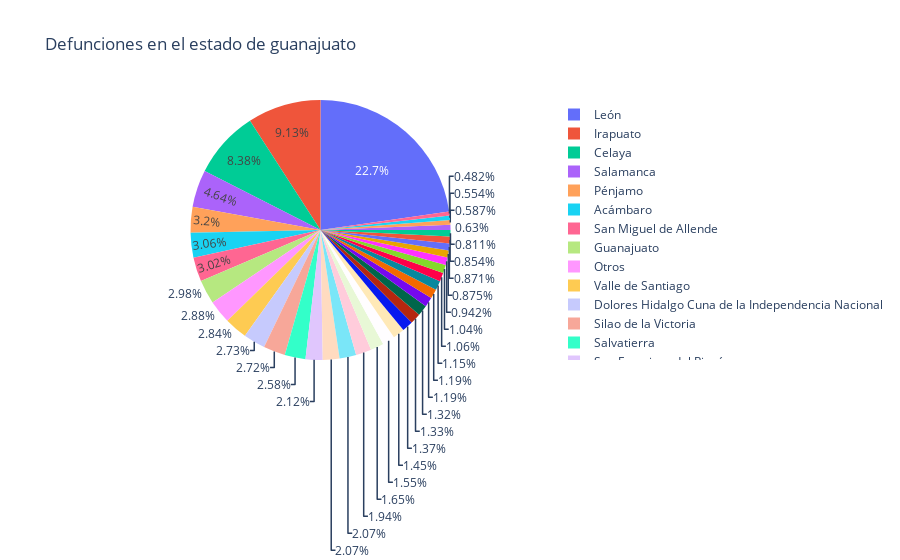

The notebook cell saved with this chart:
### Code cell
#Grafico circular
df_mun_g_1 = df_mun_g.query("año == 2007")
df_mun_g_1.loc[df_mun_g_1['valor'] < 100, 'desc_municipio'] = 'Otros' # Represent only large countries
fig = px.pie(df_mun_g_1, values='valor', names='desc_municipio', title='Defunciones en el estado de guanajuato')
fig.show()

### Figure 1 — Plotly figure (JSON) as saved in the notebook; plotly's stock layout.template omitted (floating-point values rounded to 4 significant figures)
{"data": [{"domain": {"x": [0, 1], "y": [0, 1]}, "hovertemplate": "desc_municipio=%{label}<br>valor=%{value}<extra></extra>", "labels": ["Abasolo", "Acámbaro", "San Miguel de Allende", "Apaseo el Alto", "Apaseo el Grande", "Otros", "Celaya", "Manuel Doblado", "Comonfort", "Otros", "Cortazar", "Cuerámaro", "Otros", "Dolores Hidalgo Cuna de la Independencia Nacional", "Guanajuato", "Otros", "Irapuato", "Jaral del Progreso", "Jerécuaro", "León", "Moroleón", "Ocampo", "Pénjamo", "Otros", "Purísima del Rincón", "Romita", "Salamanca", "Salvatierra", "San Diego de la Unión", "San Felipe", "San Francisco del Rincón", "San José Iturbide", "San Luis de la Paz", "Otros", "Santa Cruz de Juventino Rosas", "Otros", "Silao de la Victoria", "Otros", "Tarimoro", "Otros", "Uriangato", "Valle de Santiago", "Victoria", "Villagrán", "Otros", "Yuriria"], "legendgroup": "", "name": "", "showlegend": true, "type": "pie", "values": [390, 725, 714, 313, 315, 25, 1983, 223, 324, 78, 458, 139, 93, 647, 704, 94, 2160, 192, 282, 5381, 250, 131, 757, 79, 207, 245, 1098, 611, 149, 490, 502, 272, 491, 25, 344, 63, 643, 85, 206, 93, 281, 671, 114, 202, 47, 367]}], "layout": {"legend": {"tracegroupgap": 0}, "title": {"text": "Defunciones en el estado de guanajuato"}}}
